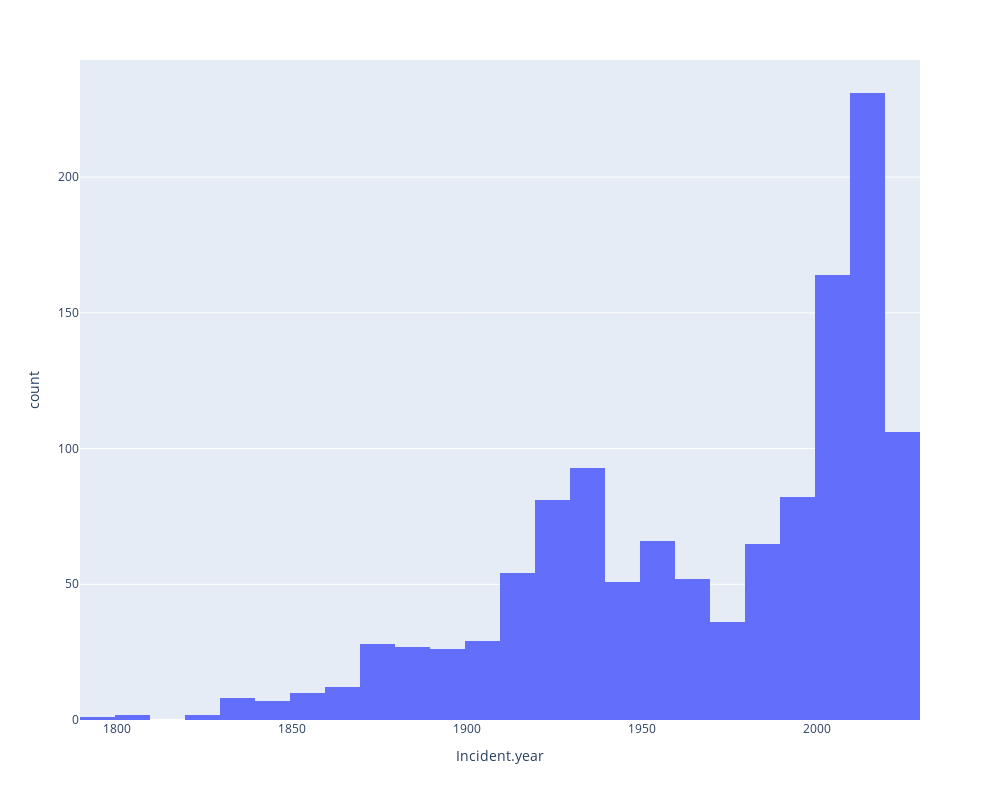

Notebook code for this chart:
### Code cell
# plot histogram of shark incidents by year
fig = px.histogram(df_shark, x="Incident.year",
                 width=1000, height=800)
fig.show()

### Figure 1 — Plotly figure (JSON) as saved in the notebook; plotly's stock layout.template omitted (floating-point values rounded to 4 significant figures; data arrays with more than 128 entries replaced by an {"elided": "..."} marker saying what was removed)
{"data": [{"alignmentgroup": "True", "bingroup": "x", "hovertemplate": "Incident.year=%{x}<br>count=%{y}<extra></extra>", "legendgroup": "", "marker": {"color": "#636efa", "pattern": {"shape": ""}}, "name": "", "offsetgroup": "", "orientation": "v", "showlegend": false, "type": "histogram", "x": {"elided": "1233 int values"}, "xaxis": "x", "yaxis": "y"}], "layout": {"barmode": "relative", "height": 800, "legend": {"tracegroupgap": 0}, "margin": {"t": 60}, "width": 1000, "xaxis": {"anchor": "y", "domain": [0, 1], "title": {"text": "Incident.year"}}, "yaxis": {"anchor": "x", "domain": [0, 1], "title": {"text": "count"}}}}
